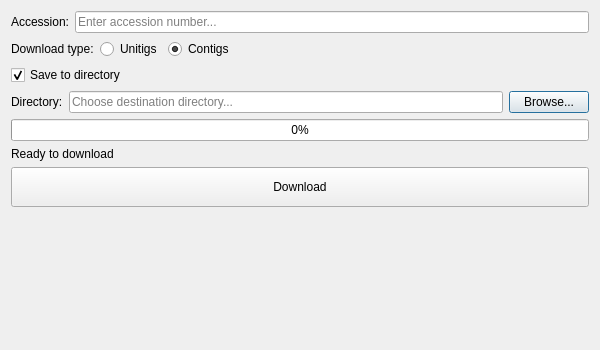
<?xml version="1.0" encoding="UTF-8"?>
<ui version="4.0">
 <class>LoganDownloadDialog</class>
 <widget class="QDialog" name="LoganDownloadDialog">
  <property name="geometry">
   <rect>
    <x>0</x>
    <y>0</y>
    <width>600</width>
    <height>350</height>
   </rect>
  </property>
  <property name="windowTitle">
   <string>Logan Downloader</string>
  </property>
  <layout class="QVBoxLayout" name="verticalLayout">
   <item>
    <layout class="QHBoxLayout" name="urlLayout">
     <item>
      <widget class="QLabel" name="accessionLabel">
       <property name="text">
        <string>Accession:</string>
       </property>
      </widget>
     </item>
     <item>
      <widget class="QLineEdit" name="accessionEdit">
       <property name="placeholderText">
        <string>Enter accession number...</string>
       </property>
      </widget>
     </item>
    </layout>
   </item>
   <item>
     <layout class="QHBoxLayout" name="downloadTypeLayout">
      <item>
       <widget class="QLabel" name="label">
        <property name="text">
         <string>Download type:</string>
        </property>
       </widget>
      </item>
      <item>
       <widget class="QRadioButton" name="unitigsRadio">
        <property name="text">
         <string>Unitigs</string>
        </property>
       </widget>
      </item>
      <item>
       <widget class="QRadioButton" name="contigsRadio">
        <property name="text">
         <string>Contigs</string>
        </property>
        <property name="checked">
         <bool>true</bool>
        </property>
       </widget>
      </item>
      <item>
       <spacer name="horizontalSpacer">
        <property name="orientation">
         <enum>Qt::Orientation::Horizontal</enum>
        </property>
        <property name="sizeHint" stdset="0">
         <size>
          <width>40</width>
          <height>20</height>
         </size>
        </property>
       </spacer>
      </item>
     </layout>
   </item>
   <item>
    <layout class="QHBoxLayout" name="horizontalLayout_3"/>
   </item>
   <item>
    <widget class="QCheckBox" name="saveToFileCheck">
     <property name="text">
      <string>Save to directory</string>
     </property>
     <property name="checked">
      <bool>true</bool>
     </property>
     <property name="visible">
      <bool>false</bool>
     </property>     
    </widget>
   </item>
   <item>
    <layout class="QHBoxLayout" name="fileLayout">
     <item>
      <widget class="QLabel" name="fileLabel">
       <property name="text">
        <string>Directory:</string>
       </property>
      </widget>
     </item>
     <item>
      <widget class="QLineEdit" name="filePathEdit">
       <property name="placeholderText">
        <string>Choose destination directory...</string>
       </property>
      </widget>
     </item>
     <item>
      <widget class="QPushButton" name="browseButton">
       <property name="text">
        <string>Browse...</string>
       </property>
      </widget>
     </item>
    </layout>
   </item>
   <item>
    <widget class="QProgressBar" name="progressBar">
     <property name="value">
      <number>0</number>
     </property>
    </widget>
   </item>
   <item>
    <widget class="QLabel" name="statusLabel">
     <property name="text">
      <string>Ready to download</string>
     </property>
     <property name="wordWrap">
      <bool>true</bool>
     </property>
    </widget>
   </item>
   <item>
    <widget class="QPushButton" name="downloadButton">
     <property name="minimumSize">
      <size>
       <width>0</width>
       <height>40</height>
      </size>
     </property>
     <property name="text">
      <string>Download</string>
     </property>
    </widget>
   </item>
   <item>
    <spacer name="verticalSpacer">
     <property name="orientation">
      <enum>Qt::Orientation::Vertical</enum>
     </property>
     <property name="sizeHint" stdset="0">
      <size>
       <width>20</width>
       <height>40</height>
      </size>
     </property>
    </spacer>
   </item>
  </layout>
 </widget>
 <resources/>
 <connections/>
</ui>
